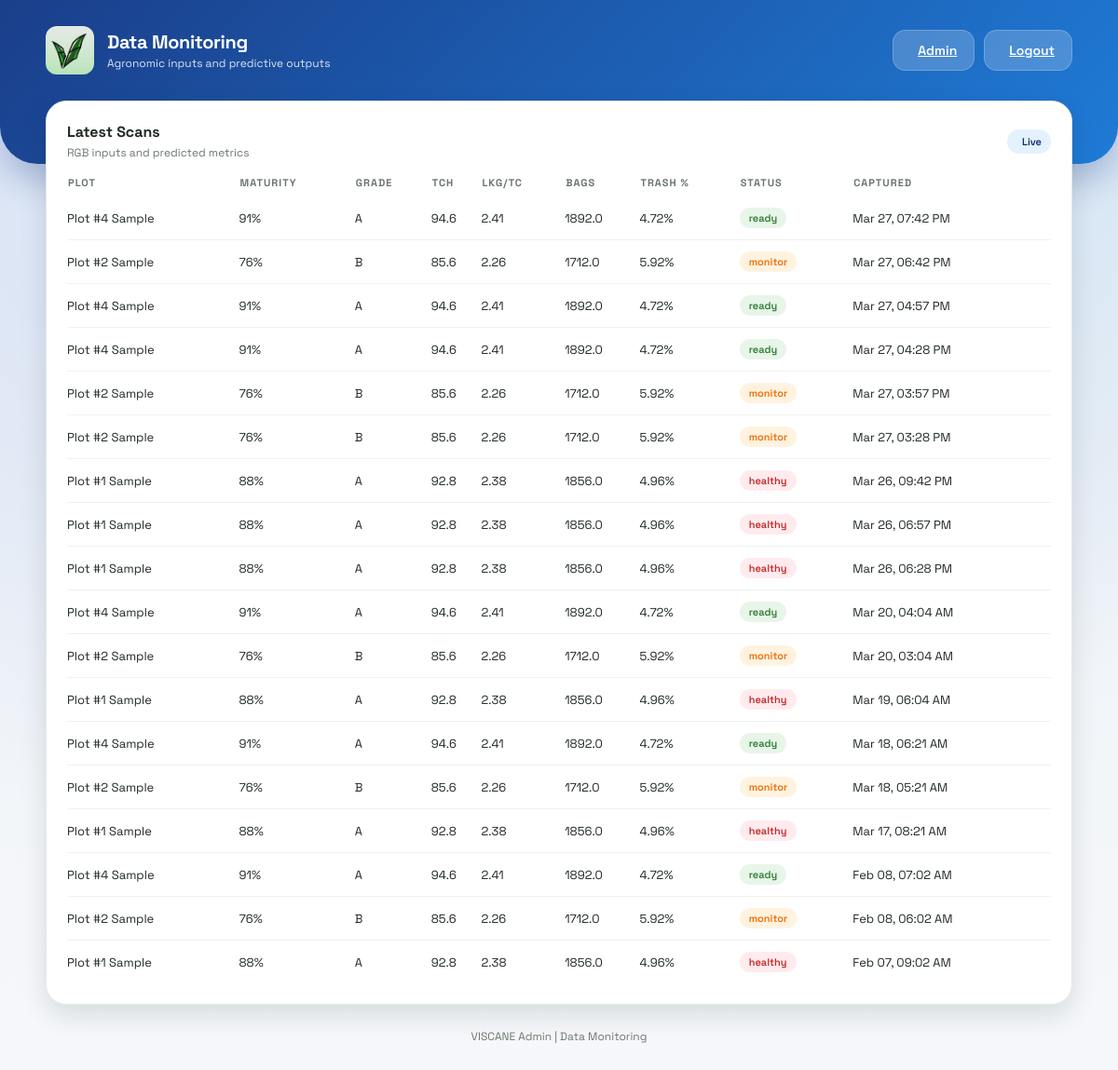
Before: /admin/monitoring (signed in) with the older database file.
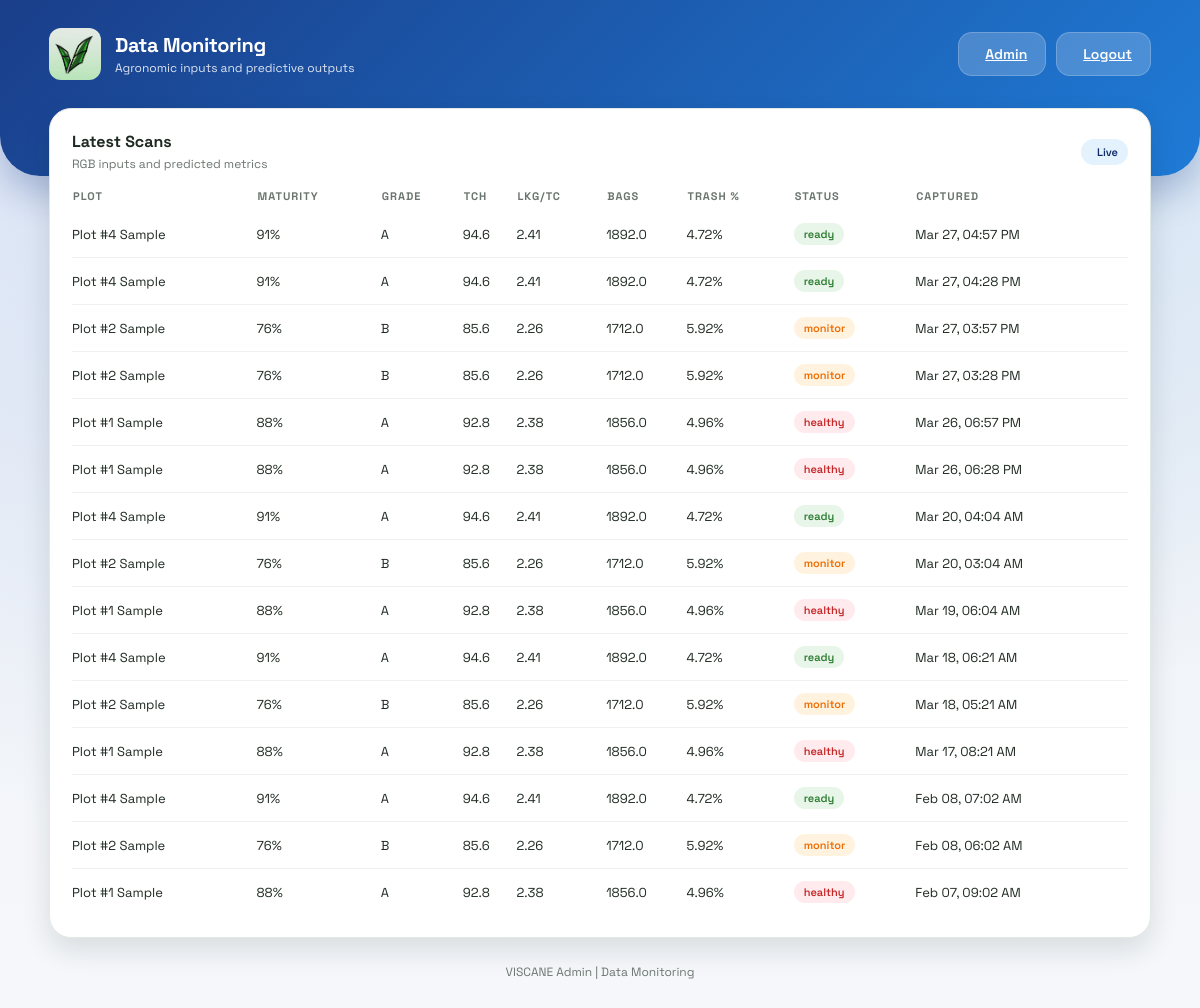
After: the same page with the newer database file.
### models.py (models this page shows)
class Scan(db.Model):
    id = db.Column(db.Integer, primary_key=True)
    user_id = db.Column(db.Integer, db.ForeignKey('user.id', ondelete='CASCADE'), nullable=False)
    plot_name = db.Column(db.String(80), nullable=False)
    grade = db.Column(db.String(2), nullable=False)
    maturity_pct = db.Column(db.Integer, nullable=False)
    status = db.Column(db.String(20), nullable=False, default='pending')
    created_at = db.Column(db.DateTime, default=datetime.utcnow, nullable=False)
    user = db.relationship('User', backref=db.backref('scans', lazy=True, cascade='all, delete-orphan'))

### app.py (the view)
@app.route('/admin/monitoring')
@login_required
def admin_monitoring():
    scans = Scan.query.order_by(Scan.created_at.desc()).limit(50).all()
    monitoring_rows = []
    for scan in scans:
        tch, lkg_tc, trash_pct = estimate_scan_metrics(scan)
        bags = round(tch * 20, 2)
        monitoring_rows.append({
            "plot_name": scan.plot_name,
            "grade": scan.grade,
            "maturity_pct": scan.maturity_pct,
            "status": scan.status,
            "tch": tch,
            "lkg_tc": lkg_tc,
            "bags": bags,
            "trash_pct": trash_pct,
            "created_at": scan.created_at
        })
    return render_template('admin_monitoring.html', rows=monitoring_rows, current_admin=get_current_admin())

### app.py (called while the page is built)
def login_required(view):
    @wraps(view)
    def wrapped(*args, **kwargs):
        if not session.get('admin_id'):
            return redirect(url_for('admin_login'))
        return view(*args, **kwargs)
    return wrapped

def get_current_admin():
    admin_id = session.get('admin_id')
    if not admin_id:
        return None
    admin = Admin.query.get(admin_id)
    if not admin or admin.is_archived:
        return None
    return admin

def estimate_scan_metrics(scan):
    maturity = scan.maturity_pct or 0
    estimated_tch = round(40 + (maturity * 0.6), 2)
    estimated_lkg_tc = round(1.5 + (maturity * 0.01), 2)
    estimated_trash_pct = round(max(2, 12 - (maturity * 0.08)), 2)
    return estimated_tch, estimated_lkg_tc, estimated_trash_pct

### templates/admin_monitoring.html (shortened to what this page needs)
<!DOCTYPE html>
<html lang="en">
<head>
    <link rel="stylesheet" href="{{ url_for('static', filename='style.css') }}">
</head>
<body class="admin-layout">
    <header class="dashboard-header">
        <div class="header-content">
            <div class="brand">
                <div class="brand-icon">
                    <img src="{{ url_for('static', filename='logo.jpg') }}" alt="VISCANE Logo" style="width: 100%; height: 100%; object-fit: cover; border-radius: 12px;">
                </div>
                <div>
                    <p class="brand-title">Data Monitoring</p>
                    <p class="brand-subtitle">Agronomic inputs and predictive outputs</p>
                </div>
            </div>
            <div class="header-actions">
                <a class="btn light" href="/admin">
                    Admin
                </a>
                <a class="btn light" href="/admin-logout">
                    Logout
                </a>
            </div>
        </div>
    </header>
    <main class="dashboard-container fade-in">
        <section class="panel">
            <div class="panel-header">
                <div>
                    <h3 class="panel-title">Latest Scans</h3>
                    <p class="panel-subtitle">RGB inputs and predicted metrics</p>
                </div>
                <span class="badge">Live</span>
            </div>
            <table class="data-table">
                <thead>
                    <tr>
                        <th>Plot</th>
                        <th>Maturity</th>
                        <th>Grade</th>
                        <th>TCH</th>
                        <th>LKG/TC</th>
                        <th>Bags</th>
                        <th>Trash %</th>
                        <th>Status</th>
                        <th>Captured</th>
                    </tr>
                </thead>
                <tbody>
                    {% if rows %}
                        {% for row in rows %}
                            <tr>
                                <td>{{ row.plot_name }}</td>
                                <td>{{ row.maturity_pct }}%</td>
                                <td>{{ row.grade }}</td>
                                <td>{{ row.tch }}</td>
                                <td>{{ row.lkg_tc }}</td>
                                <td>{{ row.bags }}</td>
                                <td>{{ row.trash_pct }}%</td>
                                <td>
                                    <span class="tag {% if row.status == 'ready' %}success{% elif row.status == 'monitor' %}warning{% else %}alert{% endif %}">
                                        {{ row.status }}
                                    </span>
                                </td>
                                <td>{{ row.created_at.strftime('%b %d, %I:%M %p') }}</td>
                            </tr>
                        {% endfor %}
                    {% else %}
                        <tr>
                            <td colspan="9">No scan data available.</td>
                        </tr>
                    {% endif %}
                </tbody>
            </table>
        </section>
        <div class="footer-link">VISCANE Admin | Data Monitoring</div>
    </main>
</body>
</html>

Changed rows visible on the page:
removed Scan: plot_name "Plot #4 Sample", maturity_pct "91", grade "A", tch "94.6", lkg_tc "2.41", bags "1892.0", trash_pct "4.72", status "ready", created_at "Mar 27, 07:42 PM"
removed Scan: plot_name "Plot #2 Sample", maturity_pct "76", grade "B", tch "85.6", lkg_tc "2.26", bags "1712.0", trash_pct "5.92", status "monitor", created_at "Mar 27, 06:42 PM"
removed Scan: plot_name "Plot #1 Sample", maturity_pct "88", grade "A", tch "92.8", lkg_tc "2.38", bags "1856.0", trash_pct "4.96", status "healthy", created_at "Mar 26, 09:42 PM"
